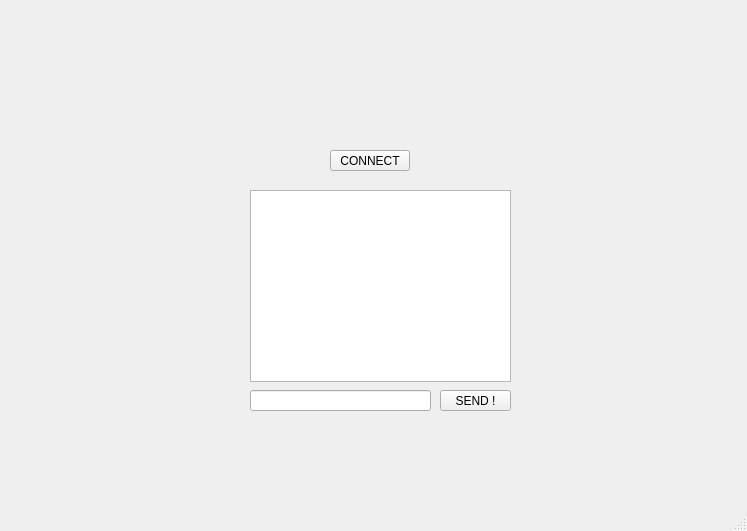
<?xml version="1.0" encoding="UTF-8"?>
<ui version="4.0">
 <class>MainWindow</class>
 <widget class="QMainWindow" name="MainWindow">
  <property name="geometry">
   <rect>
    <x>0</x>
    <y>0</y>
    <width>747</width>
    <height>531</height>
   </rect>
  </property>
  <property name="windowTitle">
   <string>MainWindow</string>
  </property>
  <widget class="QWidget" name="centralwidget">
   <widget class="QPushButton" name="connectBtn">
    <property name="geometry">
     <rect>
      <x>330</x>
      <y>150</y>
      <width>80</width>
      <height>21</height>
     </rect>
    </property>
    <property name="text">
     <string>CONNECT</string>
    </property>
   </widget>
   <widget class="QListWidget" name="listWidget">
    <property name="geometry">
     <rect>
      <x>250</x>
      <y>190</y>
      <width>261</width>
      <height>192</height>
     </rect>
    </property>
   </widget>
   <widget class="QLineEdit" name="lineEdit">
    <property name="geometry">
     <rect>
      <x>250</x>
      <y>390</y>
      <width>181</width>
      <height>21</height>
     </rect>
    </property>
   </widget>
   <widget class="QPushButton" name="sendBtn">
    <property name="geometry">
     <rect>
      <x>440</x>
      <y>390</y>
      <width>71</width>
      <height>21</height>
     </rect>
    </property>
    <property name="text">
     <string>SEND !</string>
    </property>
   </widget>
  </widget>
  <widget class="QMenuBar" name="menubar">
   <property name="geometry">
    <rect>
     <x>0</x>
     <y>0</y>
     <width>747</width>
     <height>20</height>
    </rect>
   </property>
  </widget>
  <widget class="QStatusBar" name="statusbar"/>
 </widget>
 <resources/>
 <connections/>
</ui>
